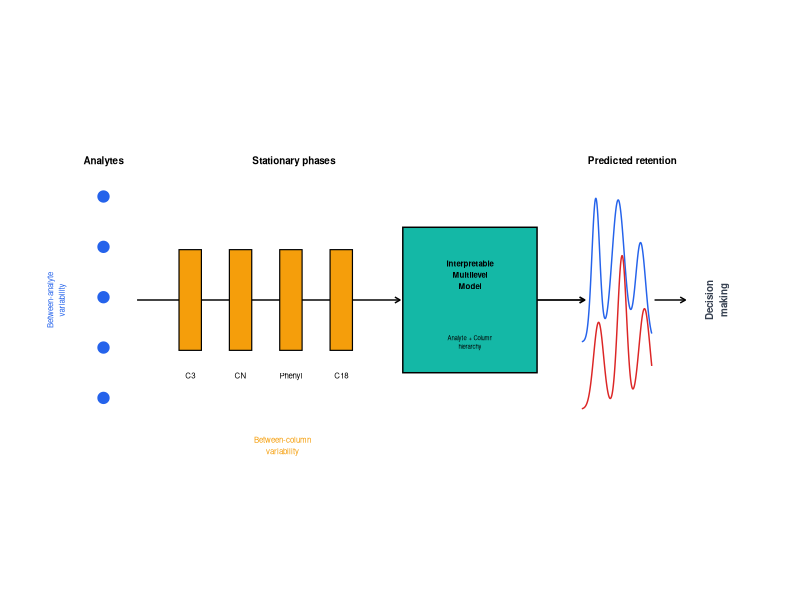
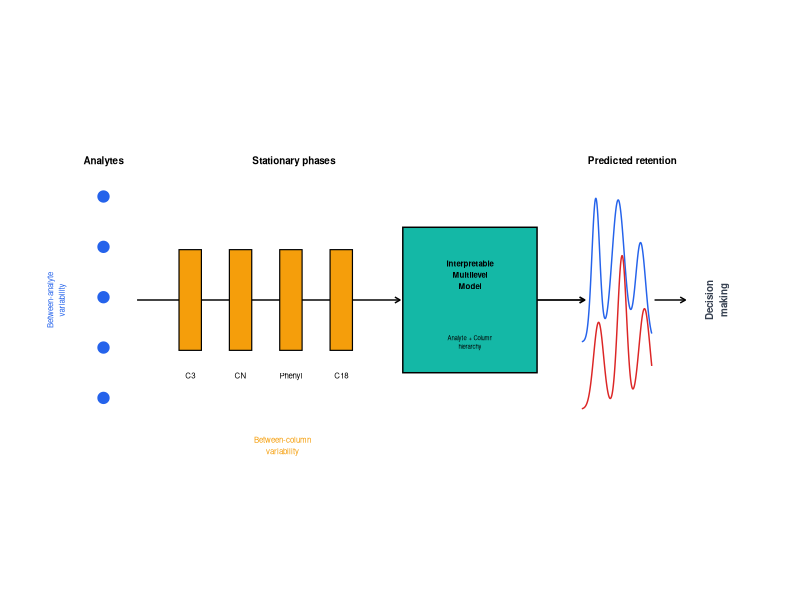
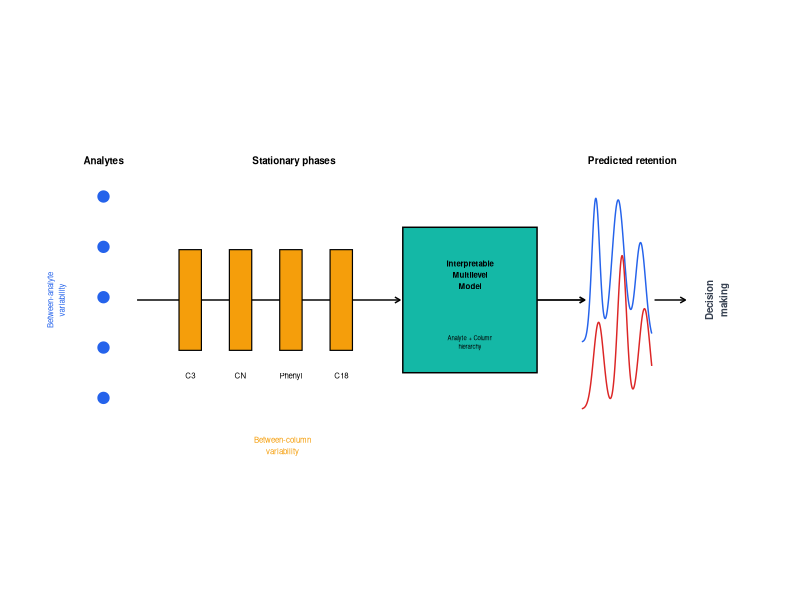

Recreate these plots in R, in order.
## ---- chunk 1
knitr::opts_chunk$set(cache=FALSE, message=FALSE, error=FALSE, warning=FALSE, comment=NA, out.width='95%')
## ---- chunk 2
library(ggplot2)
library(grid)
library(here)
## ---- chunk 3
# ---------------------------------------------------------
# Colors
# ---------------------------------------------------------

col_analyte <- "#2563EB"   # blue
col_column  <- "#F59E0B"   # orange
col_model   <- "#14B8A6"   # teal
col_chrom1  <- "#2563EB"   # chromatogram 1
col_chrom2  <- "#DC2626"   # chromatogram 2
col_text    <- "#374151"


# ---------------------------------------------------------
# Canvas
# ---------------------------------------------------------

p <- ggplot() +
  coord_fixed(
    xlim = c(0,13),
    ylim = c(0,7)
  ) +
  theme_void() +
  theme(
    plot.background = element_rect(
      fill = "white",
      colour = NA
    )
  )



# =========================================================
# 1. ANALYTES
# =========================================================

analytes <- data.frame(
  x = rep(1.2,5),
  y = c(1.8,2.7,3.6,4.5,5.4)-0.05
)


p <- p +
  geom_point(
    data = analytes,
    aes(x,y),
    size = 7/2,
    colour = col_analyte
  )


p <- p +
  annotate(
    "text",
    x = 1.2,
    y = 6,
    label = "Analytes",
    size = 5/2,
    fontface = "bold"
  )


# between analyte variability

p <- p +
  annotate(
    "text",
    x = 0.35,
    y = 3.5,
    label = "Between-analyte\nvariability",
    angle = 90,
    colour = col_analyte,
    size = 4/2
  )



# =========================================================
# 2. ARROW: ANALYTES → COLUMNS
# =========================================================

p <- p +
  geom_segment(
    aes(
      x = 1.8,
      xend = 6.5,
      y = 3.5,
      yend = 3.5
    ),
    arrow = arrow(length = unit(0.15,"cm")),
    linewidth = 1/2
  )



# =========================================================
# 3. STATIONARY PHASES
# =========================================================

columns <- data.frame(
  x = c(4.0,4.9,5.8,6.7)-1.25,
  label = c("C3","CN","Phenyl","C18")
)


# columns

p <- p +
  geom_rect(
    data = columns,
    aes(
      xmin = x-0.20,
      xmax = x+0.20,
      ymin = 2.6,
      ymax = 4.4
    ),
    fill = col_column,
    colour = "black",
    linewidth = 0.8/2
  )


# labels

p <- p +
  geom_text(
    data = columns,
    aes(
      x = x,
      y = 2.15,
      label = label
    ),
    size = 4/2
  )


# title

p <- p +
  annotate(
    "text",
    x = 5.35-0.75,
    y = 6,
    label = "Stationary phases",
    size = 5/2,
    fontface = "bold"
  )


# between-column variability

p <- p +
  annotate(
    "text",
    x = 5.35-0.95,
    y = 0.9,
    label = "Between-column\nvariability",
    colour = col_column,
    size = 4/2
  )

# =========================================================
# 5. MULTILEVEL MODEL
# =========================================================

p <- p +
  geom_rect(
    aes(
      xmin = 7.25-0.2-0.5,
      xmax = 9.25+0.2-0.5,
      ymin = 2.4-0.2,
      ymax = 4.6+0.2
    ),
    fill = col_model,
    colour = "black",
    linewidth = 1/2
  )


p <- p +
  annotate(
    "text",
    x = 8.25-0.5,
    y = 3.95,
    label = "Interpretable\nMultilevel\nModel",
    size = 4/2,
    fontface = "bold"
  )


p <- p +
  annotate(
    "text",
    x = 8.25-0.5,
    y = 2.75,
    label = "Analyte + Column\nhierarchy",
    size = 3.0/2
  )



# =========================================================
# 6. MODEL → CHROMATOGRAM ARROW
# =========================================================

p <- p +
  geom_segment(
    aes(
      x = 8.95,
      xend = 9.80,
      y = 3.5,
      yend = 3.5
    ),
    arrow = arrow(length = unit(0.15,"cm")),
    linewidth = 1.2/2
  )



# =========================================================
# 7. PREDICTED CHROMATOGRAMS
# =========================================================

x <- seq(10.0,11.25,length.out = 300)-0.25


# upper chromatogram

chrom1 <-
  dnorm(x,10.25-0.25,0.07)*0.45 +
  dnorm(x,10.65-0.25,0.11)*0.70 +
  dnorm(x,11.05-0.25,0.09)*0.40


# lower chromatogram

chrom2 <-
  dnorm(x,10.30-0.25,0.09)*0.35 +
  dnorm(x,10.72-0.25,0.08)*0.55 +
  dnorm(x,11.12-0.25,0.10)*0.45


chrom <- data.frame(
  x = x,
  upper = 2.75 + chrom1,
  lower = 1.55 + chrom2
)


p <- p +
  geom_line(
    data = chrom,
    aes(x,upper),
    colour = col_chrom1,
    linewidth = 1/2
  )


p <- p +
  geom_line(
    data = chrom,
    aes(x,lower),
    colour = col_chrom2,
    linewidth = 1/2
  )


# title

p <- p +
  annotate(
    "text",
    x = 10.65,
    y = 6,
    label = "Predicted retention",
    size = 5/2,
    fontface = "bold"
  )



# =========================================================
# 8. CHROMATOGRAM → DECISION MAKING
# =========================================================

p <- p +
  geom_segment(
    aes(
      x = 11.05,
      xend = 11.60,
      y = 3.5,
      yend = 3.5
    ),
    arrow = arrow(length = unit(0.15,"cm")),
    linewidth = 0.5
  )


p <- p +
  annotate(
    "text",
    x = 12.15,
    y = 3.5,
    label = "Decision\nmaking",
    angle = 90,
    size = 5/2,
    fontface = "bold",
    colour = col_text
  )



# =========================================================
# Display
# =========================================================

p



# =========================================================
# Export
# =========================================================

manuscript_figure_dir <- here::here(
  "deliv",
  "figures",
  "manuscript",
  "main"
)

if(!file.exists(manuscript_figure_dir)) {
  dir.create(
    manuscript_figure_dir,
    recursive = TRUE
  )
}


ggsave(
  filename = here::here(
    manuscript_figure_dir,
    "TOC_multilevel_retention.svg"
  ),
  plot = p,
  width = 7,
  height = 4,
  device = "svg",
  bg = "white"
)


ggsave(
  filename = here::here(
    manuscript_figure_dir,
    "TOC_multilevel_retention.tiff"
  ),
  plot = p,
  width = 3.25,
  height = 1.75,
  dpi = 600,
  bg = "white"
)
## ---- chunk 4
sessionInfo()
